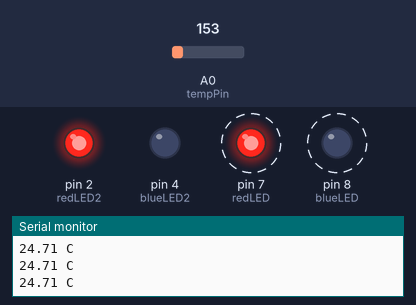
This sketch was run on a simulated Arduino Uno, built with avr-gcc and run on an emulated ATmega328P. Shown: output pins drawn as LEDs (lit = HIGH), the last lines printed to the serial monitor. Dashed ring = blinking. The test bench sets the inputs (shaded band); at power-on: A0 (tempPin) = 153.

Above: at 0.99 s.
1.3 s: A0 (tempPin) set to 142
At 2.7 s:
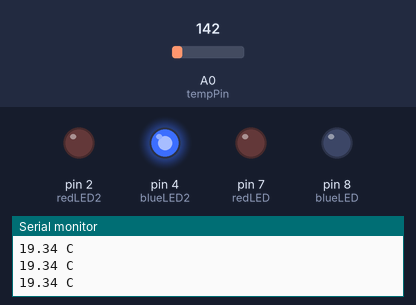
3.0 s: A0 (tempPin) set to 165
At 3.09 s:
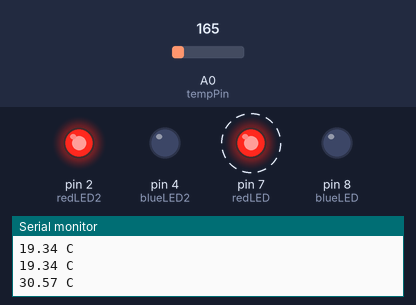
6.0 s: A0 (tempPin) set to 133
At 6.23 s:
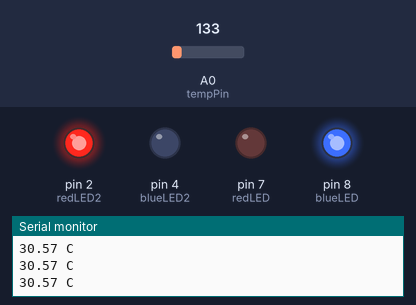
7.8 s: A0 (tempPin) set to 175
At 7.89 s:
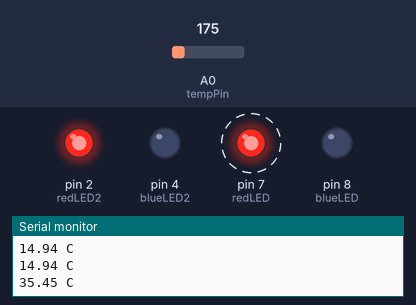
Timing chart, 0 to 11.8 s (numbered marks = the images above; inputs shaded):
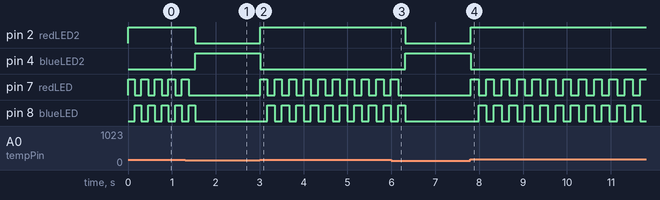

The sketch:

temp_control.ino
```cpp
const int tempPin = A0;
const int redLED = 7;
const int blueLED = 8;
const int redLED2 = 2;
const int blueLED2 = 4;

int sensorVal;

void setup() {
  pinMode(redLED, OUTPUT);
  pinMode(blueLED, OUTPUT);
  pinMode(redLED2, OUTPUT);
  pinMode(blueLED2, OUTPUT);
  Serial.begin(9600);
}

void loop() {
  int delayTime;

  int dim;
  int bright;

  sensorVal = analogRead(tempPin);
  delayTime = sensorVal;
//  Serial.println(sensorVal);
  float voltage = sensorVal * 5.0;
  voltage /= 1024.0;
  // now print out the temperature
  float temperatureC = (voltage - 0.5) * 100 ;  //converting from 10 mv per degree wit 500 mV offset
                                               //to degrees ((voltage - 500mV) times 100)
  Serial.print(temperatureC); Serial.println(" C");


  if (sensorVal < 150){
    digitalWrite(redLED2, LOW);
    digitalWrite(blueLED2, HIGH);
    digitalWrite(redLED, LOW); //flashing lights are turned off
    digitalWrite(blueLED, LOW);
  }else{
    digitalWrite(blueLED2, LOW);
    digitalWrite(redLED2, HIGH);

    //flashing lights are on
    digitalWrite(redLED, HIGH);
    digitalWrite(blueLED, LOW);
    delay(delayTime);
    digitalWrite(redLED, LOW);
    digitalWrite(blueLED, HIGH);
    delay(delayTime);
  }


}
```

Measured:
- the behaviour switches between 150 and 149 on A0 (tempPin) (found by bisection; images 0 and 1)
- after the input at 1.3 s, pin 2 (redLED2): HIGH → LOW after 0.23 s; pin 4 (blueLED2): LOW → HIGH after 0.23 s; pin 7 (redLED): goes on until 1.4 s, then stays LOW; pin 8 (blueLED): goes on until 1.5 s, then stays LOW
- after the input at 3.0 s, pin 2 (redLED2): LOW → HIGH at once; pin 4 (blueLED2): HIGH → LOW at once; pin 7 (redLED): alternates HIGH for 0.17 s and LOW for 0.17 s, starting at once; pin 8 (blueLED): alternates HIGH for 0.17 s and LOW for 0.17 s, starting after 0.18 s
- after the input at 6.0 s, pin 2 (redLED2): HIGH → LOW after 0.32 s; pin 4 (blueLED2): LOW → HIGH after 0.32 s; pin 7 (redLED): goes on until 6.2 s, then stays LOW; pin 8 (blueLED): goes on until 6.3 s, then stays LOW
- after the input at 7.8 s, pin 2 (redLED2): LOW → HIGH at once; pin 4 (blueLED2): HIGH → LOW at once; pin 7 (redLED): alternates HIGH for 0.18 s and LOW for 0.18 s, starting at once; pin 8 (blueLED): alternates HIGH for 0.18 s and LOW for 0.18 s, starting after 0.19 s
- by itself, pin 7 (redLED), pin 8 (blueLED): alternates HIGH for 0.15 s and LOW for 0.15 s
